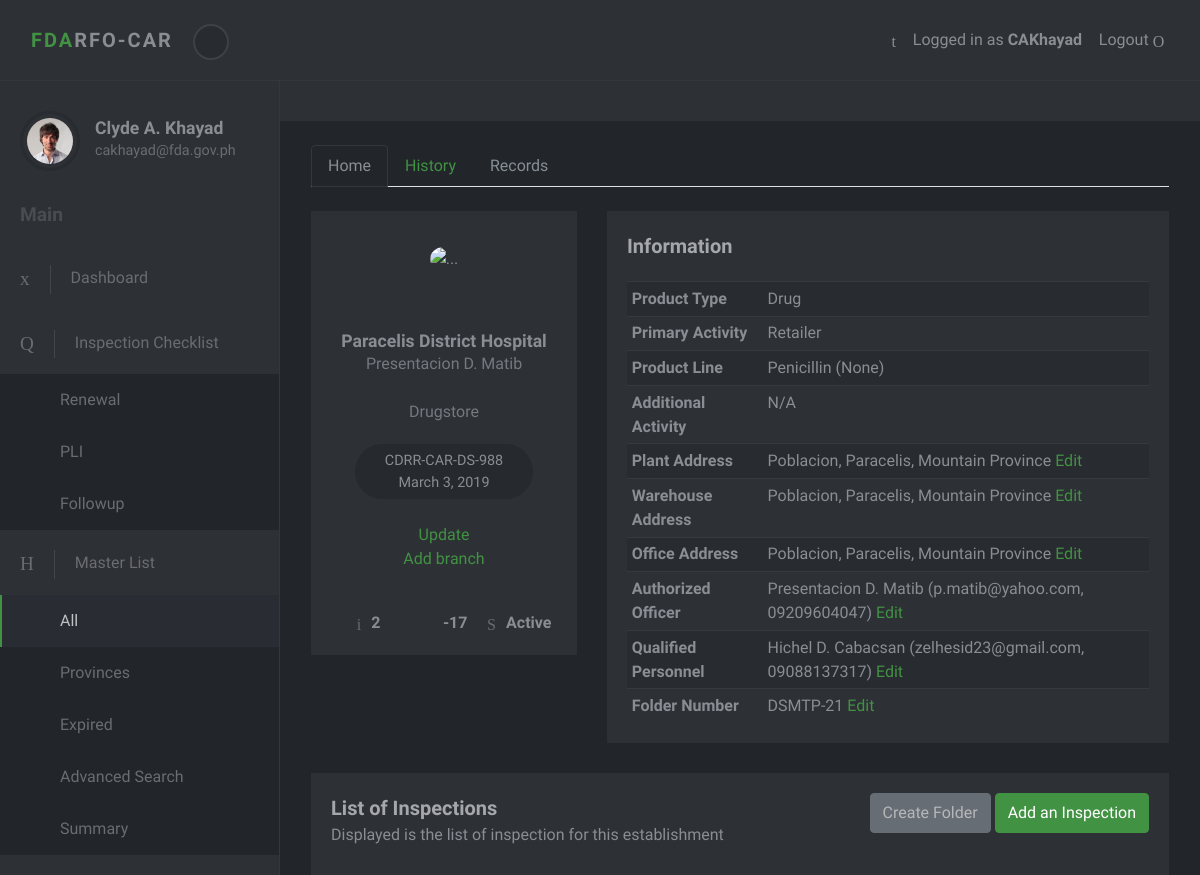
Before: /masterlist/740/ (signed in, upper part) with the older database file.
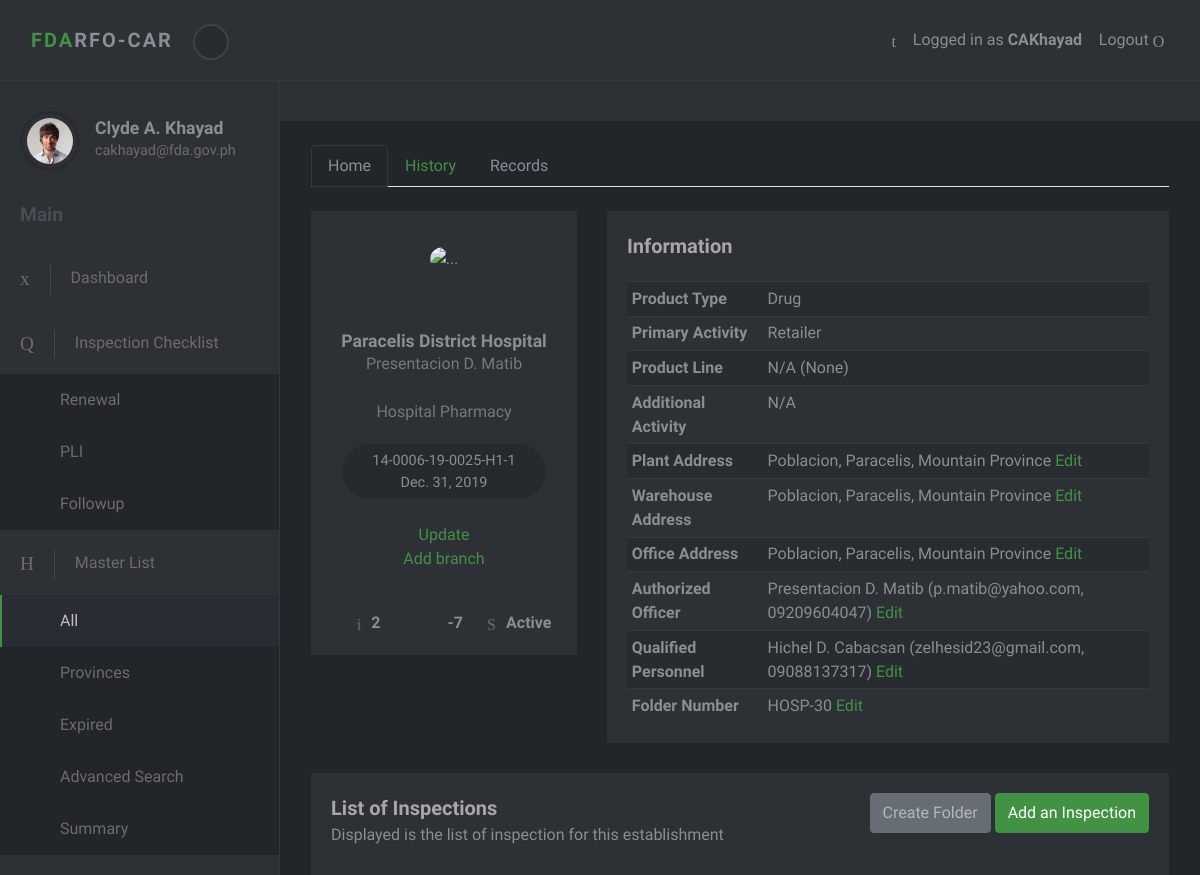
After: the same page with the newer database file.
### masterlist/models.py (models this page shows, shortened)
class SpecificActivity(models.Model):
    name = models.CharField(max_length=150)

class Establishment(models.Model):
    date_modified = models.DateTimeField('date modified', auto_now=True)
    modified_by = models.ForeignKey(settings.AUTH_USER_MODEL, null=True, blank=True, on_delete=models.DO_NOTHING)
    name = models.TextField()
    product_type = models.ForeignKey(ProductType, on_delete=models.CASCADE)
    center = models.CharField(max_length=6, choices=constants.CENTERS, default="CDRR")
    primary_activity = models.ForeignKey(PrimaryActivity, on_delete=models.CASCADE)
    specific_activity = models.ManyToManyField(SpecificActivity)
    plant_address = models.OneToOneField(PlantAddress, on_delete=models.SET_NULL, null=True)
    office_address = models.OneToOneField(OfficeAddress, on_delete=models.SET_NULL, null=True)
    authorized_officer = models.OneToOneField(AuthorizedOfficer, on_delete=models.SET_NULL, null=True)
    status = models.CharField(max_length=8, choices=constants.EST_STATUS, null=True, default="Active")
    expiredlist = mymanagers.ExpiredListManager()
    inactivelist = mymanagers.InactiveListManager()
    objects = models.Manager()
    class Meta:
        ordering = ['-date_modified']

class Lto(models.Model):
    type_of_application = models.CharField(max_length=20, choices=constants.APPLICATIONS, null=True, blank=True)
    establishment = models.ForeignKey(Establishment, on_delete=models.CASCADE, null=True, related_name='ltos')
    issuance = models.DateField(null=True, blank=True, verbose_name='Date Issued', help_text='Format: YYYY/MM/DD')
    lto_number = models.CharField(max_length=255, null=True, blank=True)
    expiry = models.DateField('expiry date', help_text='Format: YYYY/MM/DD', null=True, blank=True)
    def get_duration(self):
        start_date = datetime.now().date()
        end_date = self.expiry
        difference = relativedelta.relativedelta(end_date, start_date)
        month = difference.years * 12 + difference.months
        return month
    class Meta:
        ordering = ['-expiry']
        get_latest_by = 'expiry'

class EstProductLine(models.Model):
    establishment = models.ForeignKey(Establishment, on_delete=models.CASCADE, related_name='product_lines')
    product_line = models.ForeignKey(ProductLine, on_delete=models.CASCADE)
    remarks = models.CharField(max_length=100, null=True, blank=True, verbose_name='Product Remarks')

class ProductLine(models.Model):
    name = models.CharField(max_length=150)
    product_type = models.ForeignKey(ProductType, on_delete=models.SET_NULL, null=True)

class EstAdditionalActivity(models.Model):
    establishment = models.ForeignKey(Establishment, on_delete=models.CASCADE, related_name='additional_activities')
    additional_activity = models.ForeignKey(AdditionalActivity, on_delete=models.CASCADE)

class AdditionalActivity(models.Model):
    name = models.CharField(max_length=150)

class Address(models.Model):
    address = models.CharField(max_length=250)
    region = models.ForeignKey(Region, on_delete=models.CASCADE)
    province = models.ForeignKey(Province, on_delete=models.CASCADE)
    municipality_or_city = models.ForeignKey(CityOrMunicipality, on_delete=models.CASCADE)
    def full_address(self):
        return self.address + ', ' + self.municipality_or_city.name + ', ' + self.province.name

class WarehouseAddress(Address):
    establishment = models.ForeignKey(Establishment, on_delete=models.SET_NULL, null=True, related_name='warehouses')
    pass

class Address(models.Model):
    address = models.CharField(max_length=250)
    region = models.ForeignKey(Region, on_delete=models.CASCADE)
    province = models.ForeignKey(Province, on_delete=models.CASCADE)
    municipality_or_city = models.ForeignKey(CityOrMunicipality, on_delete=models.CASCADE)
    def full_address(self):
        return self.address + ', ' + self.municipality_or_city.name + ', ' + self.province.name

class CityOrMunicipality(models.Model):
    name = models.CharField(max_length=30)
    description = models.CharField(max_length=50, null=True, blank=True)
    province = models.ForeignKey(Province, on_delete=models.CASCADE)

class Province(models.Model):
    name = models.CharField(max_length=30)
    region = models.ForeignKey(Region, on_delete=models.SET_NULL, null=True)

class Person(models.Model):
    first_name = models.CharField(max_length=250)
    last_name = models.CharField(max_length=250)
    middle_initial = models.CharField(max_length=3)
    email = models.EmailField(max_length=250, blank=True, null=True)
    mobile = models.CharField(max_length=11, null=True, blank=True)
    def full_name(self):
        return self.first_name + " " + self.middle_initial + ". " + self.last_name

class QualifiedPerson(Person):
    status = models.CharField(max_length=20, choices=constants.QUALIFIED_PERSON_STATUS, null=True)
    establishment = models.ForeignKey(Establishment, on_delete=models.SET_NULL, null=True)
    designation = models.ForeignKey(QualifiedPersonDesignation, on_delete=models.CASCADE)
    def __str__(self):
        return self.full_name()

class Person(models.Model):
    first_name = models.CharField(max_length=250)
    last_name = models.CharField(max_length=250)
    middle_initial = models.CharField(max_length=3)
    email = models.EmailField(max_length=250, blank=True, null=True)
    mobile = models.CharField(max_length=11, null=True, blank=True)
    def full_name(self):
        return self.first_name + " " + self.middle_initial + ". " + self.last_name

class ProductType(models.Model):
    name = models.CharField(max_length=50)
    def __str__(self):
        return self.name

class PrimaryActivity(models.Model):
    name = models.CharField(max_length=150)
    def __str__(self):
        return self.name

### records/models.py (models this page shows, shortened)
class Record(models.Model):
    establishment = models.OneToOneField(Establishment, on_delete=models.SET_NULL, null=True, blank=False)
    folder_id = models.CharField(max_length=10, null=True, verbose_name="Folder Number")

### masterlist/views.py (the view)
# urls.py: path('<int:id>/', EstablishmentDetailView.as_view(), name='est-detail'),
class EstablishmentDetailView(LoginRequiredMixin, DetailView):
    template_name = 'masterlist/establishment-detail/establishment-detail.html'
    context_object_name = 'establishment'
    def get_object(self):
        est_id =self.kwargs.get("id")
        return get_object_or_404(Establishment, id=est_id)
    def get_context_data(self, **kwargs):
        context = super().get_context_data(**kwargs)
        curr_est = Establishment.objects.get(pk=self.kwargs.get('id'))
        context['alllist_active'] = "active"
        inspections = ''
        try:
            curr_est.record # Check if establishment has a record
        except:
            pass
        else:
            inspections = curr_est.record.inspections.all()
        context['qualified_persons'] = curr_est.qualifiedperson_set.filter(status='Active')
        context['masterlist_active'] = "active"
        context['inspections'] = inspections
        return context

### masterlist/templates/masterlist/establishment-detail/establishment-detail.html (shortened to what the changed rows need)
{% extends 'base-site.html' %}
{% block content %}
<section class="no-padding-top">
    <div class="container-fluid">
         <br>
        <div class="tab-content" id="nav-tabContent">
            <div class="tab-pane fade show active" id="nav-home" role="tabpanel" aria-labelledby="nav-home-tab">
                <div class="row">
                    <div class="col-lg-4">
                        <div class="user-block block text-center">
                            <div class="avatar">
                                <img src="/static/masterlist/img/under_construction_logo.jpg" alt="..." class="img-fluid">
                            </div>
                            <a href="#" class="user-title">
                                <h3 class="h5">{{establishment.name}}</h3>
                                <span>{{establishment.authorized_officer.full_name}}</span> <br />
                                <br />
                                {% for spec_act in establishment.specific_activity.all %}
                                <span>{{spec_act.name}}</span><br>
                                {% endfor %}
                            </a>
                            <div class="contributions">{{establishment.ltos.first.lto_number}} <br> {{establishment.ltos.first.expiry}}</div> <br><br/>
                            <a href="{% url 'admin:masterlist_establishment_change' establishment.id %}" target="_blank">Update</a><br/>
                            <a href="#">Add branch</a>
                            <div class="details d-flex">
                                <div class="item" data-toggle="tooltip" title="Number of Inspections"><i class="icon-info"></i><strong>{{establishment.record.inspections.all.count}}</strong></div>
                                <div class="item" data-toggle="tooltip" title="Month/s before expiration"><i class="fa fa-gg"></i><strong>{{establishment.ltos.latest.get_duration}}</strong></div>
                                <div class="item" data-toggle="tooltip" title="Status"><i class="icon-flow-branch"></i><strong>{{establishment.status}}</strong></div>
                            </div>
                        </div>
                    </div>
                    <div class="col-lg-8">
                        <div class="user-block block text-center">
                            <div class="table-responsive">
                                <table class="table table-striped table-sm">
                                    <tbody>
                                        <tr>
                                            <th scope="row" class="text-left">Product Type</th>
                                            <td class="text-left">{{establishment.product_type}}</td>
                                        </tr>
                                        <tr>
                                            <th scope="row" class="text-left">Primary Activity</th>
                                            <td class="text-left">{{establishment.primary_activity}}</td>
                                        </tr>
                                        <tr>
                                            <th scope="row" class="text-left">Product Line</th>
                                            <td class="text-left">
                                                {% for product_line in  establishment.product_lines.all %}
                                                {% if forloop.last %}
                                                    {{product_line.product_line.name}} ({{product_line.remarks}})
                                                {% else %}
                                                    {{product_line.product_line.name}} ({{product_line.remarks}}),
                                                {% endif %}
                                                {% endfor %}
                                            </td>
                                        </tr>
                                        <tr>
                                            <th scope="row" class="text-left">Additional Activity</th>
                                            <td class="text-left">
                                                {% for additional_activity in  establishment.additional_activities.all %}
                                                {% if forloop.last %}
                                                    {{additional_activity.additional_activity.name}}
                                                {% else %}
                                                    {{additional_activity.additional_activity.name}},
                                                {% endif %}
                                                {% endfor %}
                                            </td>
                                        </tr>
                                        <tr>
                                            <th scope="row" class="text-left">Plant Address</th>
                                            <td class="text-left">{{establishment.plant_address.full_address}} <a href="{% url 'admin:masterlist_establishment_change' establishment.id %}#tabs-3" target="_blank">Edit</a></td>
                                        </tr>
                                        <tr>
                                            <th scope="row" class="text-left">Warehouse Address</th>
                                            <td class="text-left">
                                                {% for warehouse in establishment.warehouses.all %}
                                                {{warehouse.full_address}} <a href="{% url 'admin:masterlist_establishment_change' establishment.id %}#tabs-3" target="_blank">Edit</a><br/>
                                                {% endfor %}
                                            </td>
                                        </tr>
                                        <tr>
                                            <th scope="row" class="text-left">Office Address</th>
                                            <td class="text-left">{{establishment.office_address.full_address}} <a href="{% url 'admin:masterlist_establishment_change' establishment.id %}#tabs-3" target="_blank">Edit</a></td>
                                        </tr>
                                        <tr>
                                            <th scope="row" class="text-left">Authorized Officer</th>
                                            <td class="text-left">
                                                {{establishment.authorized_officer.full_name}} ({{establishment.authorized_officer.email}}, {{establishment.authorized_officer.mobile}})
                                                 <a href="{% url 'admin:masterlist_establishment_change' establishment.id %}#tabs-4" target="_blank">Edit</a>
                                            </td>
                                        </tr>
                                        <tr>
                                            <th scope="row" class="text-left">Qualified Personnel</th>
                                            {% if establishment.qualifiedperson_set.all %}
                                            <td class="text-left">
                                            {% for qualified_person in qualified_persons %}
                                                {{qualified_person}} ({{qualified_person.email}}, {{qualified_person.mobile}})
                                                <a href="{% url 'admin:masterlist_establishment_change' establishment.id %}#tabs-4" target="_blank">Edit</a>
                                                <br>
                                            {% endfor %}
                                            </td>
                                            {% else %}
                                            <td class="text-left">None</td>
                                            {% endif %}
                                        </tr>
                                        <tr>
                                            <th scope="row" class="text-left">Folder Number</th>
                                            {% if establishment.record %}
                                            <td class="text-left">
                                                {{establishment.record.folder_id}}
                                                <a {{ establishment.record|yesno:",disabled" }}"
                                                    href={% if establishment.record %}
                                                    "{% url 'admin:records_record_change' establishment.record.id %}"
                                                    {% endif %}
                                                    target="_blank">Edit</a>
                                            </td>
                                            {% else %}
                                            <td class="text-left">Awan ti file na dytuy Apo</td>
                                            {% endif %}
                                        </tr>
                                    </tbody>
                                </table>
                            </div>
                        </div>
                    </div>
                </div>
                {% include 'masterlist/establishment-detail/inspection.html' %}
            </div>
        </div>
    </div>
</section>
{% endblock %}

Changed rows visible on the page:
no longer on this page (row unchanged): SpecificActivity: name "Drugstore"
changed Establishment "Paracelis District Hospital": ltos.first.lto_number "CDRR-CAR-DS-988" → "14-0006-19-0025-H1-1"; ltos.first.expiry "March 3, 2019" → "Dec. 31, 2019"; ltos.latest.get_duration "-17" → "-7"; record.folder_id "DSMTP-21" → "HOSP-30"
now on this page (row unchanged): SpecificActivity: name "Hospital Pharmacy"
changed EstProductLine "None": product_line.name "Penicillin" → "N/A"
